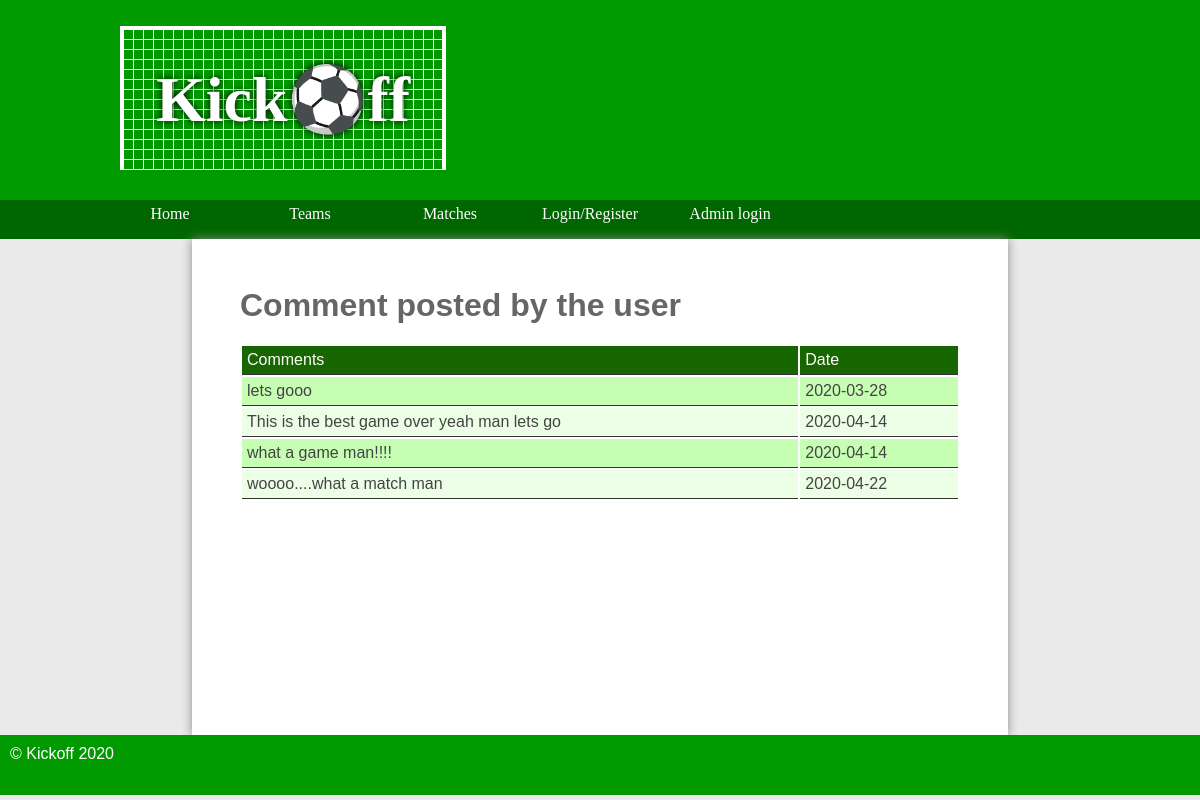
The app's page /comments.php?userCommentId=7 with its own data.
### tables this page shows
CREATE TABLE `comments` (
  `comment_id` int(11) NOT NULL,
  `match_id` int(11) NOT NULL,
  `user_id` int(11) NOT NULL,
  `comment` varchar(500) NOT NULL,
  `date_of_comment` date NOT NULL,
  `Status` char(1) NOT NULL DEFAULT 'F'
);

### comments.php (the view)
<?php require 'databaseconnection.php';
require 'header.php';
$displayComments = $connectDatabase->prepare('SELECT * FROM comments WHERE user_id=:userCommentId');
$displayComments->execute($_GET);
 ?>
<main class="home">
 <h1>Comment posted by the user</h1>
<table class="teams">
			<thead>
				<tr>
					<td>Comments</td>
					<td>Date</td>
				</tr>
			</thead>
			<tbody>
				<?php foreach ($displayComments as $teamss) { ?>
							<tr>
							<td><?php echo $teamss['comment']; ?></td>
							<td><?php echo $teamss['date_of_comment']; ?></td>
						</tr>
				<?php } ?>
			</tbody>
		</table>
</main>
<?php require 'footer.php'; ?>

### styles.css (style rules this page uses)
* { margin: 0; padding: 0; }
html { font-family: 'Oxygen-Regular', verdana, sans-serif; }
body { background-color: #eaeaea; }
main { min-height: 50vh; background-color: #fff; width: 70vw; display: block; margin: auto; box-shadow: 0px 0px 10px #888; color:#444; }
.home { padding: 4vw; width: 60vw; }
table tr:nth-child(odd) td { background-color: #c6ffb3; }
table tr:nth-child(even) td { background-color: #ecffe6; }
table thead tr td { background-color: #186600 !important; color: white; }
table { width: 100%; margin-top: 20px; }
td { padding: 5px; border-bottom: 1px solid #333; }
main h1 { color: #666; margin-bottom: 0.5em; }

### records on screen
comments: comment "lets gooo", date_of_comment "2020-03-28"
comments: comment "This is the best game over yeah man lets go", date_of_comment "2020-04-14"
comments: comment "what a game man!!!!", date_of_comment "2020-04-14"
comments: comment "woooo....what a match man", date_of_comment "2020-04-22"
